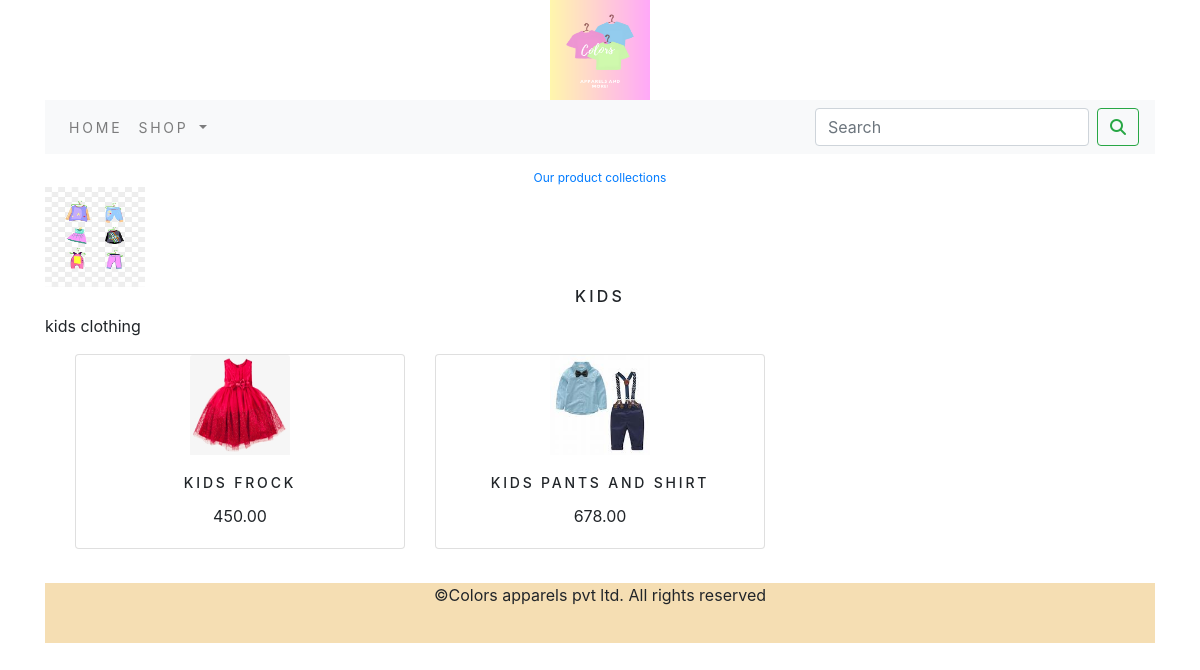
The page /kids/ on the database its author committed.
### ecommerce_app/models.py (models this page shows, shortened)
class Category(models.Model):
    name = models.CharField(max_length=250, unique=True)
    slug = models.SlugField(max_length=250, unique=True)
    description = models.TextField(blank=True)
    image = models.ImageField(upload_to='category', blank=True)
    class Meta:
        ordering = ('name',)
        verbose_name = 'category'
        verbose_name_plural = 'categories'
    def get_url(self):
        return reverse('ecommerce_app:products_by_category', args=[self.slug])

class Product(models.Model):
    name = models.CharField(max_length=250, unique=True)
    slug = models.SlugField(max_length=250, unique=True)
    description = models.TextField(blank=True)
    image = models.ImageField(upload_to='product', blank=True)
    category = models.ForeignKey(Category, on_delete=models.CASCADE)
    price = models.DecimalField(max_digits=10, decimal_places=2)
    stock = models.IntegerField()
    available = models.BooleanField(default=True)
    created = models.DateTimeField(auto_now_add=True)
    updated = models.DateTimeField(auto_now=True)
    class Meta:
        ordering = ('name',)
        verbose_name = 'product'
        verbose_name_plural = 'products'
    def get_url(self):
        return  reverse('ecommerce_app:proCatDetail',args=[self.category.slug,self.slug])

### ecommerce_app/views.py (the view)
# urls.py: path('',views.allProdCat,name='allProdCat'),
def allProdCat(request, c_slug=None):
    c_page = None
    products_list = None
    if c_slug != None:
        c_page = get_object_or_404(Category, slug=c_slug)
        products_list = Product.objects.all().filter(category=c_page, available=True)
    else:
        products_list = Product.objects.all().filter(available=True)
    paginator = Paginator(products_list, 6)
    try:
        page = int(request.GET.get('page', '1'))
    except:
        page = 1
    try:
        products = paginator.page(page)
    except (EmptyPage, InvalidPage):
        products = paginator.page(paginator.num_pages)
    return render(request, "category.html", {'category': c_page, 'products': products})

### cart/context_processors.py (called while the page is built)
def counter(requset):
    item_count = 0
    if 'admin' in requset.path:
        return {}
    else:
        try:
            cart = Cart.objects.filter(cart_id=_cart_id(requset))
            cart_items = CartItem.objects.all().filter(cart=cart[:1])
            for cart_item in cart_items:
                item_count += cart_item.quantity
        except Cart.DoesNotExist:
            item_count = 0
    return dict(item_count=item_count)

### cart/views.py (called while the page is built)
def _cart_id(request):
    cart = request.session.session_key
    if not cart:
        cart = request.session.create()
    return cart

### ecommerce_app/context_processors.py (called while the page is built)
def menu_links(request):
    links = Category.objects.all()
    return dict(links=links)

### templates/category.html (shortened to what this page needs)
{% extends 'base.html' %}
{% load static %}
{% block content %}
    {% if category %}
        <div>
            <div class="row my_row_class">
            <div class="mx-auto">
                <a href="{% url 'ecommerce_app:allProdCat' %}">Our product collections</a>
            </div>
            </div>
        </div>
    {% endif %}
    {% if category %}
    <div class="mx-auto" >
        <img class="my-image" src = "{{ category.image.url }}" alt ="{{category.name}}" style="height:100px;width:100px;"  >
    </div>
    <div>
        <h1 class="text-center my-title">{{category.name}}</h1>
        <p class="text-justify">{{category.description}}</p>
    </div>
    {% endif %}
    <div class="container">
        <div class="row mx-auto">
        {% for product in products.object_list %}
            <div class="my-bottom-margin col-9 col-sm-12 col-md-4  xol-lg-4">
                <div class="card text-center" style="min-width:18rem;">
                     <a href="{{product.get_url}}"><img class="card-img-top my-image" src = "{{ product.image.url}}" alt="{{product.name}}" style="height:100px;width:100px"></a>
                    <div class="card-body">
                    <h4 class="card-title">{{product.name}}</h4>
                    <p class="card-text">{{product.price}}</p>
                </div>
                </div>
             </div>
        {% endfor %}
        </div>
            <br>
        </div>
{% endblock %}

### static/css/custom.css (style rules this page uses)
body { font-family: 'Raleway', sans-serif; }
.my_row_class { padding-top: 15px; }
.my_row_class .mx-auto { color:black; font-size: 12px; }
.my-image { width :100%; height:auto; }
.my-title { font-size:16px; text-transform:uppercase; letter-spacing: .2em; }
.my-bottom-margin { margin-bottom: 10px; }
.card-body h4 { letter-spacing : .2em; font-size : 14px; text-transform :uppercase; }

### rows shown on the page
Category: image (picture), name "KIDS", description "kids clothing"
Product: image (picture), name "KIDS FROCK", price "450.00"
Product: image (picture), name "KIDS PANTS AND SHIRT", price "678.00"
